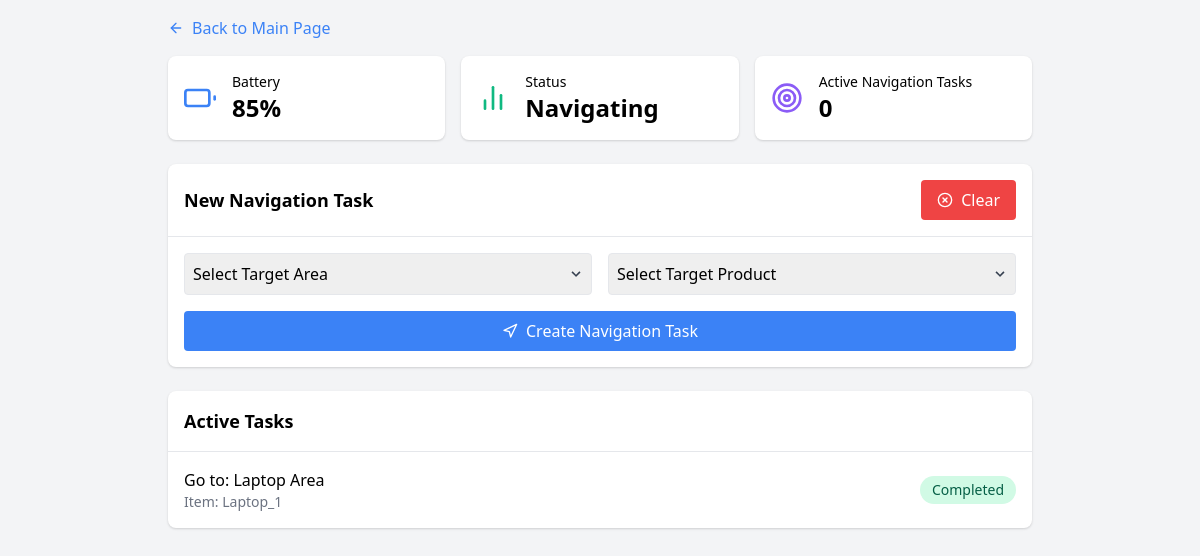
Page /navigation on the earlier database version.
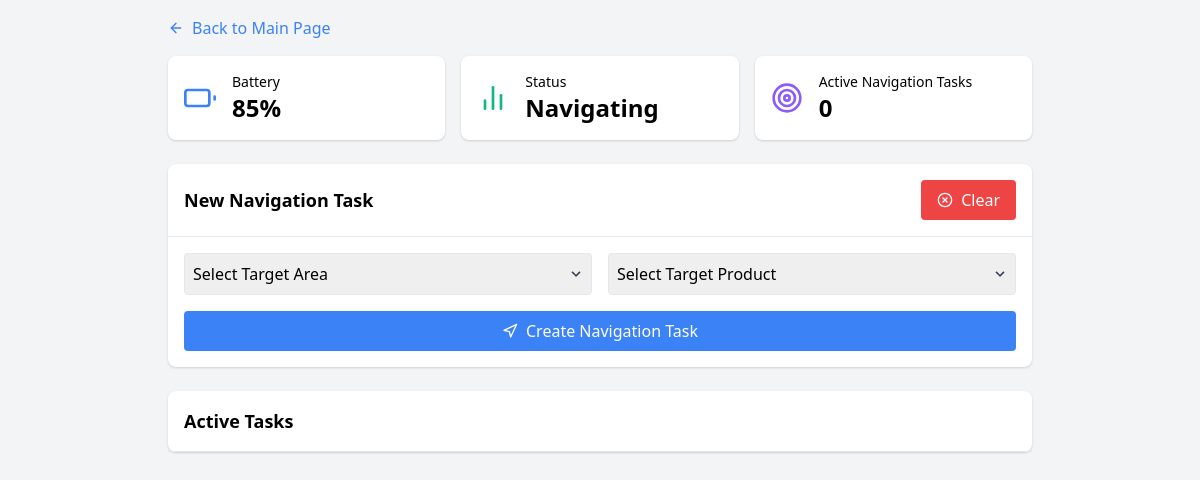
Same page on the later database version.
### app.py (models this page shows)
class Navigation(db.Model):
    id = db.Column(db.Integer, primary_key=True)
    target_area = db.Column(db.String(100), nullable=False)
    target_product = db.Column(db.String(200), nullable=False)
    status = db.Column(db.String(20), default='Queued')
    created_at = db.Column(db.DateTime, default=datetime.utcnow)

### app.py (the view)
@app.route('/navigation')
def navigation():
    navigation_tasks = Navigation.query.all()
    robot_status = get_robot_status()
    robot_status['active_tasks'] = get_active_count(Navigation)
    robot_status['status'] = "Navigating"
    return render_template('navigation.html',
                         tasks=navigation_tasks,
                         robot_status=robot_status,
                         page_type="navigation")

### app.py (called while the page is built)
def get_robot_status():
    return {
        'battery_level': 85,
    }

def get_active_count(model):
    return model.query.filter_by(status='In Progress').count()

### templates/navigation.html (shortened to what this page needs)
{% extends "base.html" %}
{% from 'components.html' import status_cards %}
{% block content %}
<div class="p-4 max-w-4xl mx-auto">
    <a href="{{ url_for('home') }}" class="inline-flex items-center mb-4 text-blue-500 hover:text-blue-700">
        <i data-feather="arrow-left" class="w-4 h-4 mr-2"></i>
        Back to Main Page
    </a>
    {{ status_cards(robot_status, 'navigation') }}
    <div class="bg-white rounded-lg shadow mb-6">
        <div class="p-4 border-b flex justify-between items-center">
            <h2 class="text-lg font-semibold">New Navigation Task</h2>
            <button id="clear-button"
                    class="bg-red-500 text-white py-2 px-4 rounded flex items-center hover:bg-red-600">
                <i data-feather="x-circle" class="w-4 h-4 mr-2"></i>
                Clear
            </button>
        </div>
        <div class="p-4">
            <form id="taskForm" class="grid grid-cols-1 md:grid-cols-2 gap-4" data-type="navigation">
                <div class="relative">
                    <select id="target_area"
                            name="target_area"
                            class="border rounded p-2 w-full appearance-none"
                            required>
                        <option value="" disabled selected>Select Target Area</option>
                    </select>
                    <div class="pointer-events-none absolute inset-y-0 right-0 flex items-center px-2 text-gray-700">
                    </div>
                </div>
                <div class="relative">
                    <select id="target_product"
                            name="target_product"
                            class="border rounded p-2 w-full appearance-none"
                            required>
                        <option value="" disabled selected>Select Target Product</option>
                    </select>
                    <div class="pointer-events-none absolute inset-y-0 right-0 flex items-center px-2 text-gray-700">
                    </div>
                </div>
                <button type="submit"
                        class="bg-blue-500 text-white rounded p-2 flex items-center justify-center md:col-span-2">
                    <i data-feather="navigation" class="w-4 h-4 mr-2"></i>
                    Create Navigation Task
                </button>
            </form>
        </div>
    </div>
    <div class="bg-white rounded-lg shadow">
        <div class="p-4 border-b">
            <h2 class="text-lg font-semibold">Active Tasks</h2>
                </div>
        <div class="divide-y" id="tasksList">
            {% for task in tasks %}
            <div class="p-4 flex items-center justify-between" id="task-{{ task.id }}">
                <div>
                    <div class="font-medium">
                        Go to: {{ task.target_area }}
                    </div>
                    <div class="text-sm text-gray-500">Item: {{ task.target_product }}</div>
                </div>
                <div class="flex items-center space-x-4">
                    <span class="px-3 py-1 rounded-full text-sm
                        {% if task.status == 'In Progress' %}
                            bg-blue-100 text-blue-800
                        {% elif task.status == 'Completed' %}
                            bg-green-100 text-green-800
                        {% else %}
                            bg-gray-100 text-gray-800
                        {% endif %}">
                        {{ task.status }}
                    </span>
                </div>
            </div>
            {% endfor %}
        </div>
    </div>
</div>
{% endblock %}

Differences in the rows shown:
removed Navigation: target_area "Laptop Area", target_product "Laptop_1", status "Completed"
